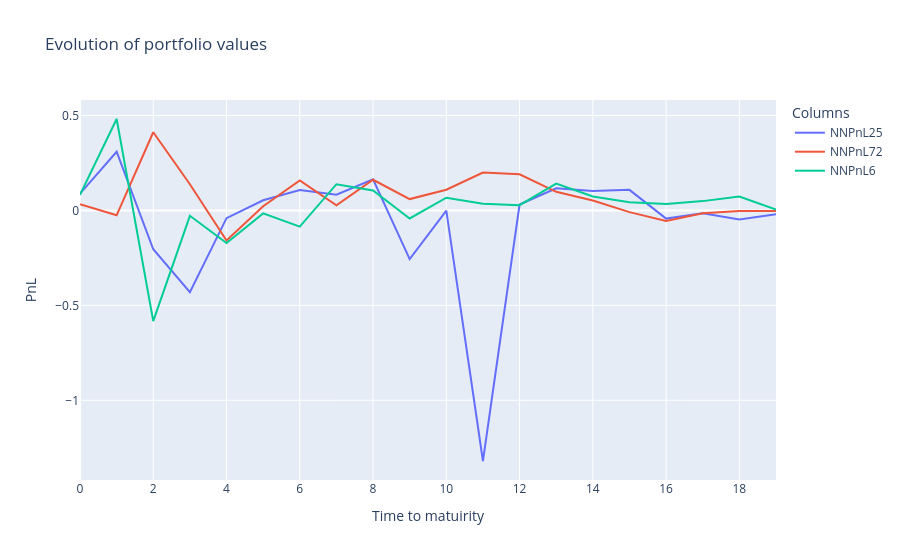

The code cell stored with this chart in its notebook:
### Code cell
fig = go.Figure()
# Add traces for each column
for column in rewards.columns[values]:
    fig.add_trace(go.Scatter(x=rewards.index, y=rewards[column], mode='lines', name=f"NNPnL{column}"))
    #fig.add_trace(go.Scatter(x=rewards_1.index, y=rewards_1[column], mode='lines', name=f"DeltaPnL{column}"))

# Update layout
fig.update_layout(
    title='Evolution of portfolio values',
    xaxis_title='Time to matuirity',
    yaxis_title='PnL',
    template='plotly',
    legend=dict(title='Columns'),
)

# Show the plot
fig.show()

### Figure 1 — Plotly figure (JSON) as saved in the notebook; plotly's stock layout.template omitted (floating-point values rounded to 4 significant figures)
{"data": [{"mode": "lines", "name": "NNPnL25", "type": "scatter", "x": [0, 1, 2, 3, 4, 5, 6, 7, 8, 9, 10, 11, 12, 13, 14, 15, 16, 17, 18, 19], "y": [0.08827, 0.309, -0.2044, -0.4305, -0.04077, 0.05337, 0.1068, 0.08262, 0.164, -0.2565, -0.0007462, -1.32, 0.03119, 0.1163, 0.1024, 0.1083, -0.043, -0.01489, -0.04736, -0.02037]}, {"mode": "lines", "name": "NNPnL72", "type": "scatter", "x": [0, 1, 2, 3, 4, 5, 6, 7, 8, 9, 10, 11, 12, 13, 14, 15, 16, 17, 18, 19], "y": [0.03292, -0.02573, 0.4117, 0.1381, -0.1587, 0.02225, 0.1577, 0.02711, 0.1613, 0.05967, 0.1087, 0.1991, 0.1901, 0.09785, 0.05184, -0.008973, -0.05594, -0.01553, -0.003358, -0.002773]}, {"mode": "lines", "name": "NNPnL6", "type": "scatter", "x": [0, 1, 2, 3, 4, 5, 6, 7, 8, 9, 10, 11, 12, 13, 14, 15, 16, 17, 18, 19], "y": [0.08171, 0.4814, -0.5829, -0.02846, -0.1717, -0.01556, -0.08507, 0.1379, 0.1051, -0.04233, 0.06684, 0.03486, 0.02774, 0.1412, 0.07313, 0.04287, 0.03357, 0.04894, 0.07329, 0.005094]}], "layout": {"legend": {"title": {"text": "Columns"}}, "title": {"text": "Evolution of portfolio values"}, "xaxis": {"title": {"text": "Time to matuirity"}}, "yaxis": {"title": {"text": "PnL"}}}}
